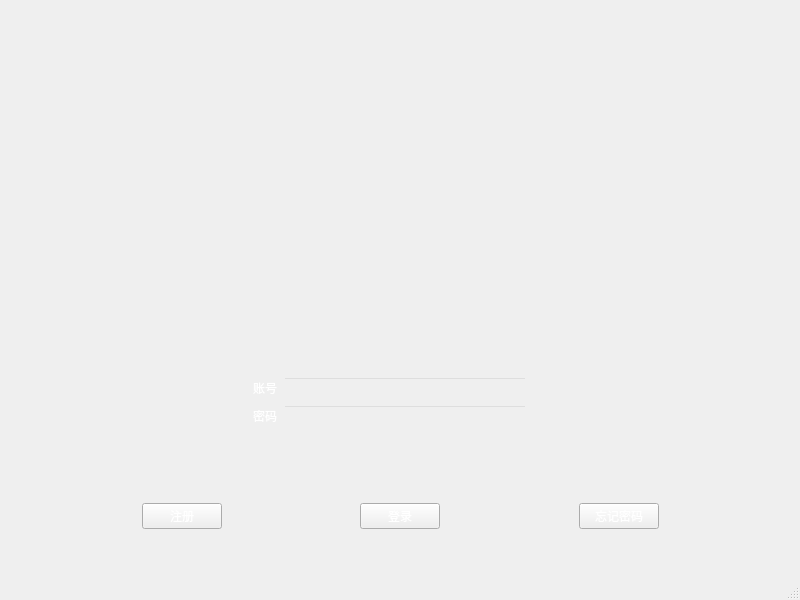
<?xml version="1.0" encoding="UTF-8"?>
<ui version="4.0">
 <class>MainWindow</class>
 <widget class="QMainWindow" name="MainWindow">
  <property name="geometry">
   <rect>
    <x>0</x>
    <y>0</y>
    <width>800</width>
    <height>600</height>
   </rect>
  </property>
  <property name="windowTitle">
   <string>MainWindow</string>
  </property>
  <widget class="QWidget" name="centralwidget">
   <property name="styleSheet">
    <string notr="true">#centralwidget
{
	border-image: url(:/new/prefix1/图片/preview1.jpg);
}
#lineEdit_account
{
	background-color: rgb(255, 255, 255,0);
}
#lineEdit_password
{
	background-color: rgb(255, 255, 255,0);
}
#label_2
{
	color: rgb(255, 255, 255);
}
#label_3
{
	color: rgb(255, 255, 255);
}
#btn_register
{
	
	color: rgb(255, 255, 255);
}
#btn_login
{
	color: rgb(255, 255, 255);
}
#btn_forget
{
	color: rgb(255, 255, 255);
}</string>
   </property>
   <layout class="QVBoxLayout" name="verticalLayout">
    <item>
     <widget class="QWidget" name="widget" native="true">
      <layout class="QHBoxLayout" name="horizontalLayout_2">
       <item>
        <widget class="QLabel" name="label">
         <property name="minimumSize">
          <size>
           <width>150</width>
           <height>150</height>
          </size>
         </property>
         <property name="maximumSize">
          <size>
           <width>150</width>
           <height>150</height>
          </size>
         </property>
         <property name="text">
          <string/>
         </property>
         <property name="pixmap">
          <pixmap resource="res.qrc">:/new/prefix1/图片/2.jpg</pixmap>
         </property>
         <property name="scaledContents">
          <bool>true</bool>
         </property>
        </widget>
       </item>
      </layout>
     </widget>
    </item>
    <item>
     <layout class="QGridLayout" name="gridLayout">
      <item row="1" column="4">
       <spacer name="horizontalSpacer_2">
        <property name="orientation">
         <enum>Qt::Horizontal</enum>
        </property>
        <property name="sizeHint" stdset="0">
         <size>
          <width>40</width>
          <height>20</height>
         </size>
        </property>
       </spacer>
      </item>
      <item row="3" column="3">
       <spacer name="verticalSpacer_2">
        <property name="orientation">
         <enum>Qt::Vertical</enum>
        </property>
        <property name="sizeType">
         <enum>QSizePolicy::Fixed</enum>
        </property>
        <property name="sizeHint" stdset="0">
         <size>
          <width>20</width>
          <height>70</height>
         </size>
        </property>
       </spacer>
      </item>
      <item row="1" column="0">
       <spacer name="horizontalSpacer">
        <property name="orientation">
         <enum>Qt::Horizontal</enum>
        </property>
        <property name="sizeHint" stdset="0">
         <size>
          <width>40</width>
          <height>20</height>
         </size>
        </property>
       </spacer>
      </item>
      <item row="0" column="1">
       <widget class="QLabel" name="label_2">
        <property name="text">
         <string>账号</string>
        </property>
       </widget>
      </item>
      <item row="1" column="1">
       <widget class="QLabel" name="label_3">
        <property name="text">
         <string>密码</string>
        </property>
       </widget>
      </item>
      <item row="0" column="2">
       <widget class="QLineEdit" name="lineEdit_account"/>
      </item>
      <item row="1" column="2">
       <widget class="QLineEdit" name="lineEdit_password"/>
      </item>
     </layout>
    </item>
    <item>
     <layout class="QHBoxLayout" name="horizontalLayout">
      <item>
       <spacer name="horizontalSpacer_3">
        <property name="orientation">
         <enum>Qt::Horizontal</enum>
        </property>
        <property name="sizeHint" stdset="0">
         <size>
          <width>40</width>
          <height>20</height>
         </size>
        </property>
       </spacer>
      </item>
      <item>
       <widget class="QPushButton" name="btn_register">
        <property name="text">
         <string>注册</string>
        </property>
       </widget>
      </item>
      <item>
       <spacer name="horizontalSpacer_5">
        <property name="orientation">
         <enum>Qt::Horizontal</enum>
        </property>
        <property name="sizeHint" stdset="0">
         <size>
          <width>40</width>
          <height>20</height>
         </size>
        </property>
       </spacer>
      </item>
      <item>
       <widget class="QPushButton" name="btn_login">
        <property name="text">
         <string>登录</string>
        </property>
       </widget>
      </item>
      <item>
       <spacer name="horizontalSpacer_6">
        <property name="orientation">
         <enum>Qt::Horizontal</enum>
        </property>
        <property name="sizeHint" stdset="0">
         <size>
          <width>40</width>
          <height>20</height>
         </size>
        </property>
       </spacer>
      </item>
      <item>
       <widget class="QPushButton" name="btn_forget">
        <property name="text">
         <string>忘记密码</string>
        </property>
       </widget>
      </item>
      <item>
       <spacer name="horizontalSpacer_4">
        <property name="orientation">
         <enum>Qt::Horizontal</enum>
        </property>
        <property name="sizeHint" stdset="0">
         <size>
          <width>40</width>
          <height>20</height>
         </size>
        </property>
       </spacer>
      </item>
     </layout>
    </item>
    <item>
     <spacer name="verticalSpacer">
      <property name="orientation">
       <enum>Qt::Vertical</enum>
      </property>
      <property name="sizeType">
       <enum>QSizePolicy::Fixed</enum>
      </property>
      <property name="sizeHint" stdset="0">
       <size>
        <width>20</width>
        <height>40</height>
       </size>
      </property>
     </spacer>
    </item>
   </layout>
  </widget>
  <widget class="QMenuBar" name="menubar">
   <property name="geometry">
    <rect>
     <x>0</x>
     <y>0</y>
     <width>800</width>
     <height>26</height>
    </rect>
   </property>
  </widget>
  <widget class="QStatusBar" name="statusbar"/>
 </widget>
 <resources>
  <include location="res.qrc"/>
 </resources>
 <connections/>
</ui>
